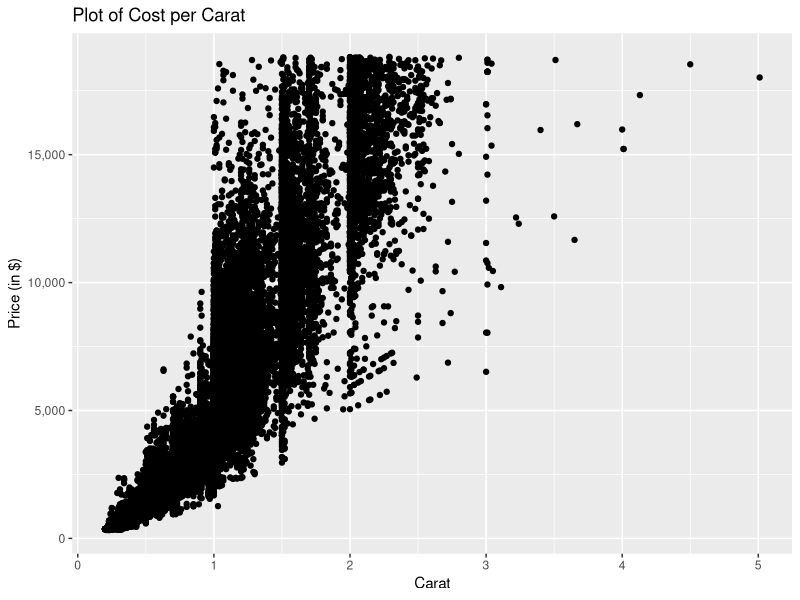
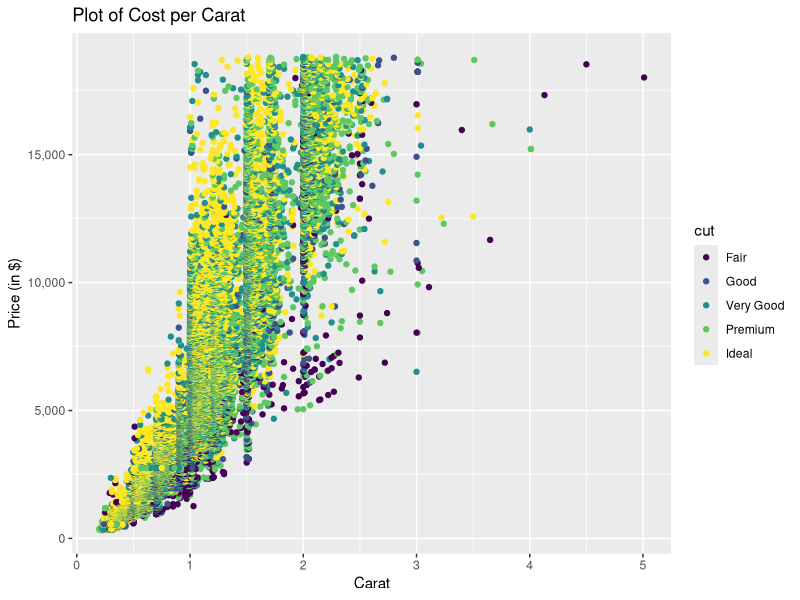
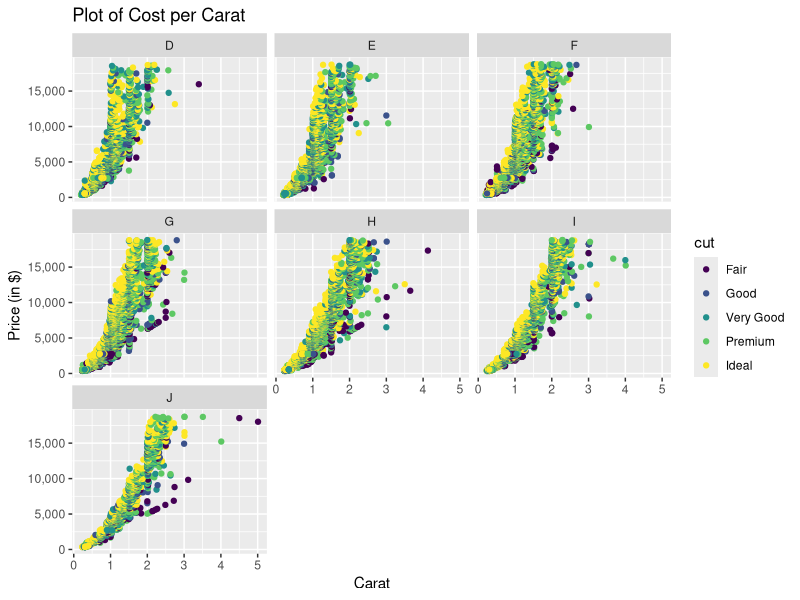

Source code (R) for these figures, in order:
## ---- chunk 1
library("tidyverse")
## ---- chunk 2
diamonddata=diamonds
summarize(diamonddata)
NROW(diamonddata)
NCOL(diamonddata)
summary(diamonddata)
## ---- chunk 3
ggplot(data = diamonddata, aes(x = carat,y = price, label = color))+
geom_point()+ 
  labs (title = "Plot of Cost per Carat", x = "Carat", y = "Price", color = "carat")+
  scale_y_continuous(name="Price (in $)", labels = scales::comma)

## ---- chunk 4
ggplot(data = diamonddata, aes(x = carat,y = price, label = cut, color = cut))+
geom_point()+ 
  labs (title = "Plot of Cost per Carat", x = "Carat", y = "Price", color = "cut")+
  scale_y_continuous(name="Price (in $)", labels = scales::comma)

## ---- chunk 5
ggplot(data = diamonddata, aes(x = carat,y = price, label = cut, color = cut))+
geom_point()+ 
  labs (title = "Plot of Cost per Carat", x = "Carat", y = "Price", color = "cut")+
  facet_wrap(~color)+
  scale_y_continuous(name="Price (in $)", labels = scales::comma)
## ---- chunk 6
library(readr)
InventoryData <- read_csv("InventoryData.csv")
View(InventoryData)
inventory<-InventoryData
view(inventory)
## ---- chunk 7
summary(inventory)
## ---- chunk 8
inventoryA<-inventory %>%
  select(`Item SKU`, Supplier, `Cost per Unit ($)`, `On Hand`, `Annual Demand`)
## ---- chunk 9
inventoryA = mutate(inventoryA, OnHandRatio = `On Hand` / `Annual Demand`)
## ---- chunk 10
inventoryA<-inventoryA %>%
rename(x = `Cost per Unit ($)`)
